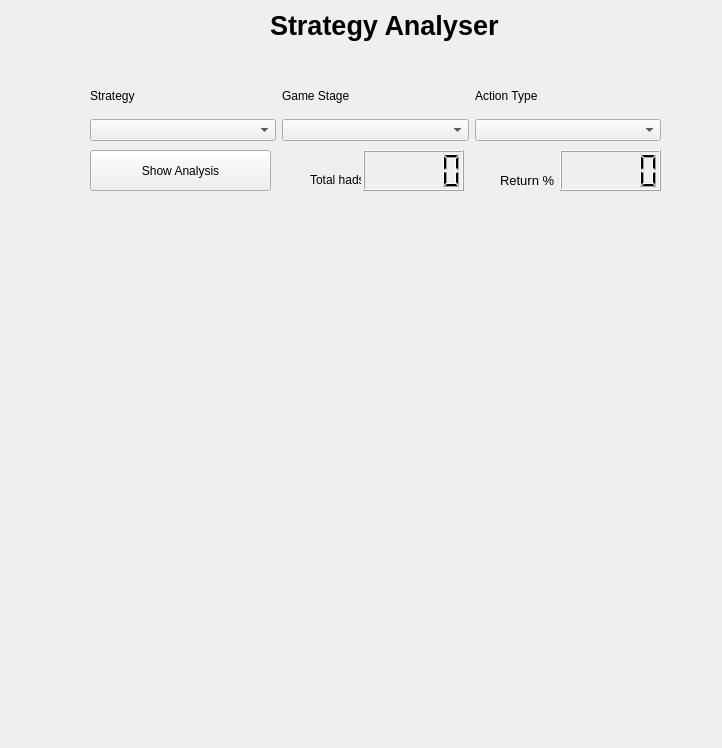
<?xml version="1.0" encoding="UTF-8"?>
<ui version="4.0">
 <class>Form</class>
 <widget class="QWidget" name="Form">
  <property name="geometry">
   <rect>
    <x>0</x>
    <y>0</y>
    <width>722</width>
    <height>748</height>
   </rect>
  </property>
  <property name="minimumSize">
   <size>
    <width>722</width>
    <height>748</height>
   </size>
  </property>
  <property name="maximumSize">
   <size>
    <width>722</width>
    <height>748</height>
   </size>
  </property>
  <property name="windowTitle">
   <string>Form</string>
  </property>
  <widget class="QPushButton" name="button_analyse">
   <property name="geometry">
    <rect>
     <x>90</x>
     <y>150</y>
     <width>181</width>
     <height>41</height>
    </rect>
   </property>
   <property name="text">
    <string>Show Analysis</string>
   </property>
  </widget>
  <widget class="QWidget" name="horizontalLayoutWidget_2">
   <property name="geometry">
    <rect>
     <x>90</x>
     <y>80</y>
     <width>571</width>
     <height>31</height>
    </rect>
   </property>
   <layout class="QHBoxLayout" name="horizontalLayout_2">
    <item>
     <widget class="QLabel" name="label">
      <property name="text">
       <string>Strategy</string>
      </property>
     </widget>
    </item>
    <item>
     <widget class="QLabel" name="label_2">
      <property name="text">
       <string>Game Stage</string>
      </property>
     </widget>
    </item>
    <item>
     <widget class="QLabel" name="label_3">
      <property name="text">
       <string>Action Type</string>
      </property>
     </widget>
    </item>
   </layout>
  </widget>
  <widget class="QWidget" name="horizontalLayoutWidget">
   <property name="geometry">
    <rect>
     <x>90</x>
     <y>115</y>
     <width>571</width>
     <height>31</height>
    </rect>
   </property>
   <layout class="QHBoxLayout" name="horizontalLayout">
    <item>
     <widget class="QComboBox" name="combobox_analyse"/>
    </item>
    <item>
     <widget class="QComboBox" name="combobox_item1"/>
    </item>
    <item>
     <widget class="QComboBox" name="combobox_item2"/>
    </item>
   </layout>
  </widget>
  <widget class="QLabel" name="label_4">
   <property name="geometry">
    <rect>
     <x>270</x>
     <y>10</y>
     <width>261</width>
     <height>31</height>
    </rect>
   </property>
   <property name="font">
    <font>
     <pointsize>20</pointsize>
     <weight>75</weight>
     <bold>true</bold>
    </font>
   </property>
   <property name="text">
    <string>Strategy Analyser</string>
   </property>
  </widget>
  <widget class="QLCDNumber" name="lcdNumber">
   <property name="geometry">
    <rect>
     <x>560</x>
     <y>150</y>
     <width>101</width>
     <height>41</height>
    </rect>
   </property>
  </widget>
  <widget class="QLabel" name="label_5">
   <property name="geometry">
    <rect>
     <x>500</x>
     <y>170</y>
     <width>61</width>
     <height>21</height>
    </rect>
   </property>
   <property name="font">
    <font>
     <pointsize>10</pointsize>
    </font>
   </property>
   <property name="text">
    <string>Return %</string>
   </property>
  </widget>
  <widget class="QWidget" name="verticalLayoutWidget">
   <property name="geometry">
    <rect>
     <x>90</x>
     <y>340</y>
     <width>281</width>
     <height>401</height>
    </rect>
   </property>
   <layout class="QVBoxLayout" name="vLayout_bar">
    <item>
     <widget class="QWidget" name="widget" native="true"/>
    </item>
   </layout>
  </widget>
  <widget class="QWidget" name="verticalLayoutWidget_2">
   <property name="geometry">
    <rect>
     <x>90</x>
     <y>200</y>
     <width>281</width>
     <height>121</height>
    </rect>
   </property>
   <layout class="QVBoxLayout" name="vLayout_fundschange">
    <item>
     <widget class="QWidget" name="widget_2" native="true"/>
    </item>
   </layout>
  </widget>
  <widget class="QWidget" name="horizontalLayoutWidget_3">
   <property name="geometry">
    <rect>
     <x>380</x>
     <y>340</y>
     <width>281</width>
     <height>401</height>
    </rect>
   </property>
   <layout class="QHBoxLayout" name="horizontalLayout_3">
    <item>
     <widget class="QWidget" name="widget_3" native="true"/>
    </item>
   </layout>
  </widget>
  <widget class="QLCDNumber" name="lcdNumber_2">
   <property name="geometry">
    <rect>
     <x>363</x>
     <y>150</y>
     <width>101</width>
     <height>41</height>
    </rect>
   </property>
  </widget>
  <widget class="QLabel" name="label_6">
   <property name="geometry">
    <rect>
     <x>310</x>
     <y>170</y>
     <width>51</width>
     <height>20</height>
    </rect>
   </property>
   <property name="text">
    <string>Total hads</string>
   </property>
  </widget>
  <widget class="QWidget" name="horizontalLayoutWidget_4">
   <property name="geometry">
    <rect>
     <x>380</x>
     <y>200</y>
     <width>281</width>
     <height>121</height>
    </rect>
   </property>
   <layout class="QHBoxLayout" name="horizontalLayout_4">
    <item>
     <widget class="QWidget" name="widget_4" native="true"/>
    </item>
   </layout>
  </widget>
 </widget>
 <resources/>
 <connections/>
</ui>
